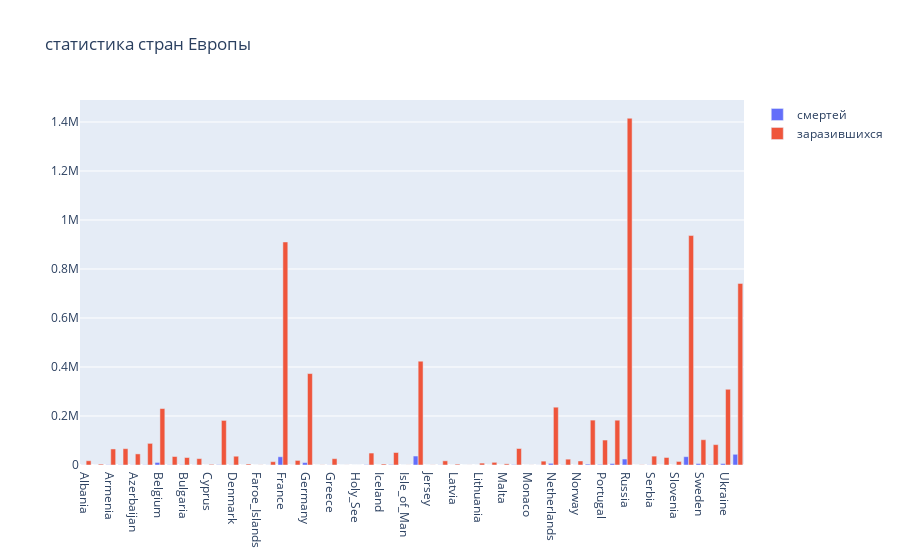

The notebook cell saved with this chart:
### Code cell
trace0 = go.Bar(
    x=df2.index,
    y=df2.deaths,
    name='смертей',
    orientation = 'v'
)

trace1 = go.Bar(
    x=df2.index,
    y=df2.cases,
    name='заразившихся',
    orientation = 'v'
)
data = [trace0, trace1]
layout = {'title': 'статистика стран Европы'}
fig = go.Figure(data=data, layout=layout)
iplot(fig)

### Figure 1 — Plotly figure (JSON) as saved in the notebook; plotly's stock layout.template omitted (floating-point values rounded to 4 significant figures)
{"data": [{"name": "смертей", "orientation": "v", "type": "bar", "x": ["Albania", "Andorra", "Armenia", "Austria", "Azerbaijan", "Belarus", "Belgium", "Bosnia_and_Herzegovina", "Bulgaria", "Croatia", "Cyprus", "Czechia", "Denmark", "Estonia", "Faroe_Islands", "Finland", "France", "Georgia", "Germany", "Gibraltar", "Greece", "Guernsey", "Holy_See", "Hungary", "Iceland", "Ireland", "Isle_of_Man", "Italy", "Jersey", "Kosovo", "Latvia", "Liechtenstein", "Lithuania", "Luxembourg", "Malta", "Moldova", "Monaco", "Montenegro", "Netherlands", "North_Macedonia", "Norway", "Poland", "Portugal", "Romania", "Russia", "San_Marino", "Serbia", "Slovakia", "Slovenia", "Spain", "Sweden", "Switzerland", "Ukraine", "United_Kingdom"], "y": [454, 62, 1091, 919, 630, 933, 10443, 997, 1008, 374, 25, 1513, 686, 68, 0, 351, 33623, 143, 9836, 0, 520, 13, 0, 1211, 11, 1852, 24, 36616, 32, 656, 42, 1, 113, 133, 45, 1601, 1, 240, 6759, 846, 278, 3614, 2198, 5931, 24366, 42, 778, 92, 164, 33992, 5918, 1837, 5786, 43726]}, {"name": "заразившихся", "orientation": "v", "type": "bar", "x": ["Albania", "Andorra", "Armenia", "Austria", "Azerbaijan", "Belarus", "Belgium", "Bosnia_and_Herzegovina", "Bulgaria", "Croatia", "Cyprus", "Czechia", "Denmark", "Estonia", "Faroe_Islands", "Finland", "France", "Georgia", "Germany", "Gibraltar", "Greece", "Guernsey", "Holy_See", "Hungary", "Iceland", "Ireland", "Isle_of_Man", "Italy", "Jersey", "Kosovo", "Latvia", "Liechtenstein", "Lithuania", "Luxembourg", "Malta", "Moldova", "Monaco", "Montenegro", "Netherlands", "North_Macedonia", "Norway", "Poland", "Portugal", "Romania", "Russia", "San_Marino", "Serbia", "Slovakia", "Slovenia", "Spain", "Sweden", "Switzerland", "Ukraine", "United_Kingdom"], "y": [17350, 3623, 65460, 66611, 45295, 88290, 230387, 34661, 30527, 25973, 2687, 181962, 35844, 4085, 485, 13555, 910277, 18663, 373167, 577, 25802, 258, 26, 48757, 4101, 50993, 348, 423578, 509, 17009, 3494, 227, 7726, 10888, 4737, 67302, 268, 15760, 235954, 23788, 16456, 183248, 101860, 182854, 1415316, 766, 36282, 30695, 14477, 936560, 103200, 83159, 309107, 741212]}], "layout": {"title": {"text": "статистика стран Европы"}}}
